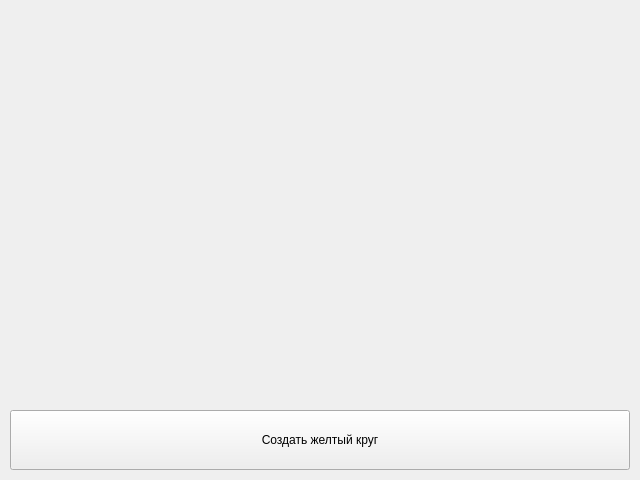
<?xml version="1.0" encoding="UTF-8"?>
<ui version="4.0">
 <class>Form</class>
 <widget class="QWidget" name="Form">
  <property name="geometry">
   <rect>
    <x>0</x>
    <y>0</y>
    <width>640</width>
    <height>480</height>
   </rect>
  </property>
  <property name="windowTitle">
   <string>Yellow circle</string>
  </property>
  <widget class="QPushButton" name="pushButton">
   <property name="geometry">
    <rect>
     <x>10</x>
     <y>410</y>
     <width>620</width>
     <height>60</height>
    </rect>
   </property>
   <property name="text">
    <string>Создать желтый круг</string>
   </property>
  </widget>
 </widget>
 <resources/>
 <connections/>
</ui>
